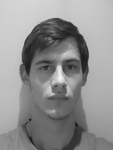
#> input picture TP1/fotos/agustin/1.pgm, 113 x 150 px
$ python -i facedetection.py   (imports and definitions only)
#> lines starting #> are read from the running program, lines starting #| are printed output that depends on the picture
#> in get_face_as_row, face is the input picture: shape (150, 113, 3); min 16, max 248, mean 144.4
# https://pypi.org/project/face-recognition/
import math

import cv2 as cv
import numpy as np


class FaceRecognition:
    def __init__(self):
        self.face_classifier = cv.CascadeClassifier(cv.data.haarcascades + './haarcascade_frontalface_default.xml')
        self.eyes_classifier = cv.CascadeClassifier(cv.data.haarcascades + './haarcascade_eye.xml')
        self.faces_as_row = {} # key: path, value: face as row

    def get_face(self, img, width=150, height=150):
#> called with width = 150, height = 150
        faces_detected = self.face_classifier.detectMultiScale(img, scaleFactor=1.1, minNeighbors=5)
#> faces_detected = [[18, 36, 82, 82]]

        if len(faces_detected) > 0:
            (x, y, w, h) = faces_detected[0]
#> x = 18; y = 36; w = 82; h = 82

            eyes = self.eyes_classifier.detectMultiScale(img[y:y + h, x:x + w])
#> eyes = [[16, 21, 22, 22], [15, 11, 40, 40], [24, 6, 51, 51]]

            if len(eyes) == 2:
                rows, cols = img.shape[:2]
                center_eyes = [
                    [(eyes[0][0] + eyes[0][2]) / 2, (eyes[0][1] + eyes[0][3]) / 2],
                    [(eyes[1][0] + eyes[1][2]) / 2, (eyes[1][1] + eyes[1][3]) / 2],
                ]
                angle = math.atan2(center_eyes[1][1] - center_eyes[0][1], center_eyes[1][0] - center_eyes[0][0])

                if math.fabs(angle) > 1.5:
                    angle = math.atan2(center_eyes[0][1] - center_eyes[1][1], center_eyes[0][0] - center_eyes[1][0])
                if math.fabs(angle) < 1:
                    # Sin esto se podria dar una rotacion muy grande
                    M = cv.getRotationMatrix2D((cols / 2, rows / 2), math.degrees(angle), 1)
                    img = cv.warpAffine(img, M, (cols, rows))

            img = img[y + 1: y + h, x + 1: x + w]
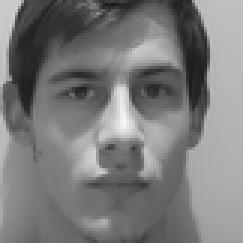
#> img: shape (81, 81, 3) (shown 3 times larger); min 24, max 248, mean 122.4

        return cv.resize(img, (width, height), interpolation=cv.INTER_LINEAR)

    def get_face_as_row(self, path, side_length=150):
        if path not in self.faces_as_row:
            face = cv.imread(path)
            face = self.get_face(face, side_length, side_length)
            face = cv.cvtColor(face, cv.COLOR_RGB2GRAY)
#> face: shape (150, 150)
            face = np.reshape(face, side_length * side_length)
            self.faces_as_row[path] = face.astype('uint8')

        return self.faces_as_row[path]

>>> result = FaceRecognition().get_face_as_row('fotos/agustin/1.pgm')

$ run again, on TP1/fotos/agustin/10.pgm
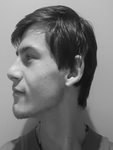
#> input picture TP1/fotos/agustin/10.pgm, 113 x 150 px
#> in get_face_as_row, face is the input picture: shape (150, 113, 3); min 16, max 224, mean 117.5
#> faces_detected = ()
#> in get_face, `return cv.resize(img, (width, height), interpolation=cv.INTER_LINEAR)`:
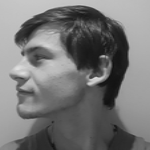
#> returned value: shape (150, 150, 3); min 16, max 223, mean 117.5
#> face: shape (150, 150)

$ run again, on TP1/fotos/agustin/2.pgm
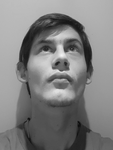
#> input picture TP1/fotos/agustin/2.pgm, 113 x 150 px
#> in get_face_as_row, face is the input picture: shape (150, 113, 3); min 12, max 244, mean 127.9
#> faces_detected = [[25, 20, 70, 70]]
#> x = 25; y = 20; w = 70
#> eyes = [[35, 14, 23, 23]]
#> in get_face, `img = img[y + 1: y + h, x + 1: x + w]`:
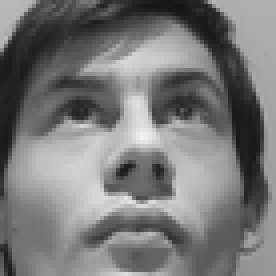
#> img: shape (69, 69, 3) (shown 4 times larger); min 22, max 244, mean 120.2
#> in get_face, `return cv.resize(img, (width, height), interpolation=cv.INTER_LINEAR)`:
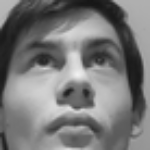
#> returned value: shape (150, 150, 3); min 22, max 242, mean 120
#> face: shape (150, 150)

$ run again, on TP1/fotos/agustin/3.pgm
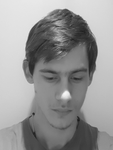
#> input picture TP1/fotos/agustin/3.pgm, 113 x 150 px
#> in get_face_as_row, face is the input picture: shape (150, 113, 3); min 24, max 246, mean 150.2
#> faces_detected = [[22, 48, 82, 82]]
#> x = 22; y = 48; w = 82
#> eyes = [[16, 17, 25, 25]]
#> in get_face, `img = img[y + 1: y + h, x + 1: x + w]`:
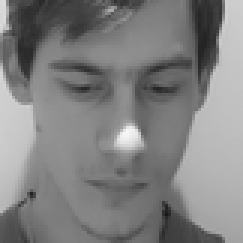
#> img: shape (81, 81, 3) (shown 3 times larger); min 24, max 246, mean 128.6
#> face: shape (150, 150)
